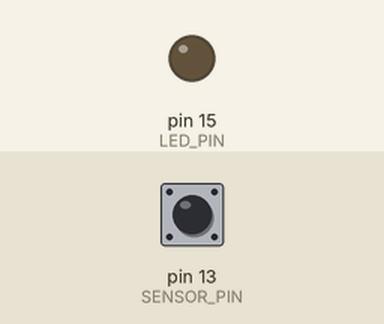
Recording of a sketch running on a simulated Arduino Uno, built with avr-gcc and run on an emulated ATmega328P. On the bench: output pins drawn as LEDs (lit = HIGH). Dashed ring = blinking. Inputs (shaded band) come from the test bench; at power-on: pin 13 (SENSOR_PIN) HIGH. What the sketch prints to the serial monitor is not drawn.

Above: at 1.2 s.
1.3 s: pin 13 (SENSOR_PIN) driven LOW
At 1.8 s:
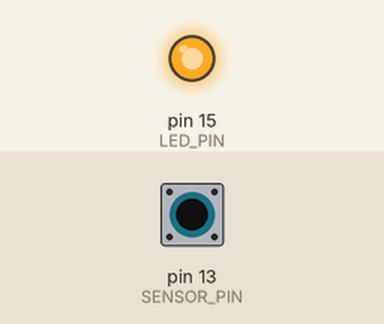
2.8 s: pin 13 (SENSOR_PIN) driven HIGH
At 3.1 s:
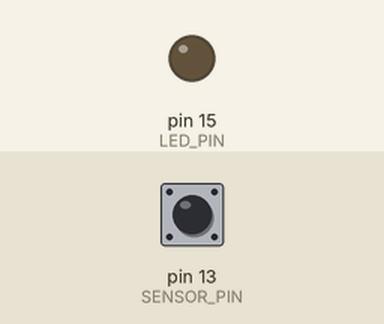
4.3 s: pin 13 (SENSOR_PIN) pulsed LOW 2 times (0.12 s each, 0.3 s apart)
At 4.36 s:
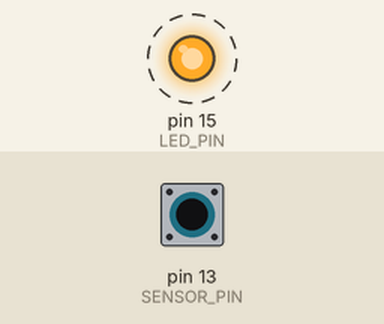
6.4 s: pin 13 (SENSOR_PIN) pulsed LOW 5 times (0.12 s each, 0.3 s apart)
At 8.0 s:
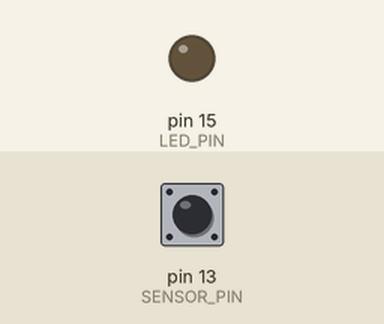
Timing chart, 0 to 9.5 s (numbered marks = the images above; inputs shaded):
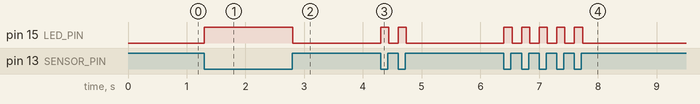

Measured:
- after the input at 1.3 s, pin 15 (LED_PIN): LOW → HIGH at once
- after the input at 2.8 s, pin 15 (LED_PIN): HIGH → LOW at once
- after the input at 4.3 s, pin 15 (LED_PIN): alternates HIGH for 0.14 s and LOW for 0.16 s, 4 changes in all, then stays LOW, starting at once
- after the input at 6.4 s, pin 15 (LED_PIN): alternates HIGH for 0.14 s and LOW for 0.16 s, 10 changes in all, then stays LOW, starting at once

The sketch:

Ejercicio_15.ino
```cpp
const int SENSOR_PIN = 13;
const int LED_PIN = 15;

void setup()
{
    Serial.begin(9600);

    // Inicialización.
    pinMode(SENSOR_PIN, INPUT);
    digitalWrite(SENSOR_PIN, LOW);
    pinMode(LED_PIN, OUTPUT);
    digitalWrite(LED_PIN, LOW);
}

void loop()
{
    // Si encuentra un obstáculo...
    if (digitalRead(SENSOR_PIN) == LOW) {
        digitalWrite(LED_PIN, HIGH);
        Serial.print("Obstacle detected!");
    }
    else
        digitalWrite(LED_PIN, LOW);
}
```
